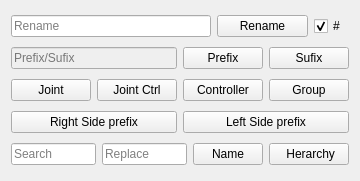
      <widget class="QWidget" name="layoutWidget">
       <property name="geometry">
        <rect>
         <x>9</x>
         <y>19</y>
         <width>331</width>
         <height>181</height>
        </rect>
       </property>
       <layout class="QVBoxLayout" name="verticalLayout_25">
        <item>
         <layout class="QHBoxLayout" name="horizontalLayout_27">
          <item>
           <widget class="QLineEdit" name="NewNameLineEdit">
            <property name="maximumSize">
             <size>
              <width>200</width>
              <height>16777215</height>
             </size>
            </property>
            <property name="text">
             <string/>
            </property>
            <property name="placeholderText">
             <string>Rename</string>
            </property>
           </widget>
          </item>
          <item>
           <widget class="QPushButton" name="RenameBtn">
            <property name="maximumSize">
             <size>
              <width>150</width>
              <height>16777215</height>
             </size>
            </property>
            <property name="text">
             <string>Rename</string>
            </property>
            <property name="icon">
             <iconset resource="Resources/iconResources.qrc">
              <normaloff>:/icon/Rename.png</normaloff>:/icon/Rename.png</iconset>
            </property>
            <property name="iconSize">
             <size>
              <width>20</width>
              <height>20</height>
             </size>
            </property>
           </widget>
          </item>
          <item>
           <widget class="QCheckBox" name="RenameNumCheckBox">
            <property name="maximumSize">
             <size>
              <width>35</width>
              <height>16777215</height>
             </size>
            </property>
            <property name="text">
             <string>#</string>
            </property>
            <property name="checked">
             <bool>true</bool>
            </property>
           </widget>
          </item>
         </layout>
        </item>
        <item>
         <layout class="QHBoxLayout" name="horizontalLayout_22">
          <item>
           <widget class="QLineEdit" name="SufixPrefixLine">
            <property name="enabled">
             <bool>false</bool>
            </property>
            <property name="placeholderText">
             <string>Prefix/Sufix</string>
            </property>
           </widget>
          </item>
          <item>
           <widget class="QPushButton" name="SetPrefixBtn">
            <property name="text">
             <string>Prefix</string>
            </property>
           </widget>
          </item>
          <item>
           <widget class="QPushButton" name="SetSufixBtn">
            <property name="text">
             <string>Sufix</string>
            </property>
           </widget>
          </item>
         </layout>
        </item>
        <item>
         <layout class="QHBoxLayout" name="horizontalLayout_21">
          <item>
           <widget class="QPushButton" name="JointSufix">
            <property name="text">
             <string>Joint</string>
            </property>
           </widget>
          </item>
          <item>
           <widget class="QPushButton" name="JointCtrlSufix">
            <property name="text">
             <string>Joint Ctrl</string>
            </property>
           </widget>
          </item>
          <item>
           <widget class="QPushButton" name="ControllerSufix">
            <property name="text">
             <string>Controller</string>
            </property>
           </widget>
          </item>
          <item>
           <widget class="QPushButton" name="GroupSufix">
            <property name="text">
             <string>Group</string>
            </property>
           </widget>
          </item>
         </layout>
        </item>
        <item>
         <layout class="QHBoxLayout" name="horizontalLayout_24">
          <item>
           <widget class="QPushButton" name="RightPrefix">
            <property name="text">
             <string>Right Side prefix</string>
            </property>
            <property name="icon">
             <iconset resource="Resources/iconResources.qrc">
              <normaloff>:/icon/RightArrow.png</normaloff>:/icon/RightArrow.png</iconset>
            </property>
           </widget>
          </item>
          <item>
           <widget class="QPushButton" name="LeftPrefix">
            <property name="layoutDirection">
             <enum>Qt::LeftToRight</enum>
            </property>
            <property name="autoFillBackground">
             <bool>false</bool>
            </property>
            <property name="text">
             <string>Left Side prefix</string>
            </property>
            <property name="icon">
             <iconset resource="Resources/iconResources.qrc">
              <normaloff>:/icon/LeftArrow.png</normaloff>:/icon/LeftArrow.png</iconset>
            </property>
            <property name="autoDefault">
             <bool>false</bool>
            </property>
           </widget>
          </item>
         </layout>
        </item>
        <item>
         <layout class="QHBoxLayout" name="horizontalLayout_28">
          <item>
           <widget class="QLineEdit" name="SearchLineEdit">
            <property name="text">
             <string/>
            </property>
            <property name="placeholderText">
             <string>Search</string>
            </property>
           </widget>
          </item>
          <item>
           <widget class="QLineEdit" name="ReplaceLineEdit">
            <property name="text">
             <string/>
            </property>
            <property name="placeholderText">
             <string>Replace</string>
            </property>
           </widget>
          </item>
          <item>
           <widget class="QPushButton" name="ChangeNameBtn">
            <property name="minimumSize">
             <size>
              <width>70</width>
              <height>0</height>
             </size>
            </property>
            <property name="text">
             <string>Name</string>
            </property>
            <property name="icon">
             <iconset resource="Resources/iconResources.qrc">
              <normaloff>:/icon/SearchReplace.png</normaloff>:/icon/SearchReplace.png</iconset>
            </property>
           </widget>
          </item>
          <item>
           <widget class="QPushButton" name="ChangeNameBtn2">
            <property name="minimumSize">
             <size>
              <width>80</width>
              <height>0</height>
             </size>
            </property>
            <property name="text">
             <string> Herarchy</string>
            </property>
            <property name="icon">
             <iconset resource="Resources/iconResources.qrc">
              <normaloff>:/icon/SearchReplace.png</normaloff>:/icon/SearchReplace.png</iconset>
            </property>
           </widget>
          </item>
         </layout>
        </item>
       </layout>
      </widget>
